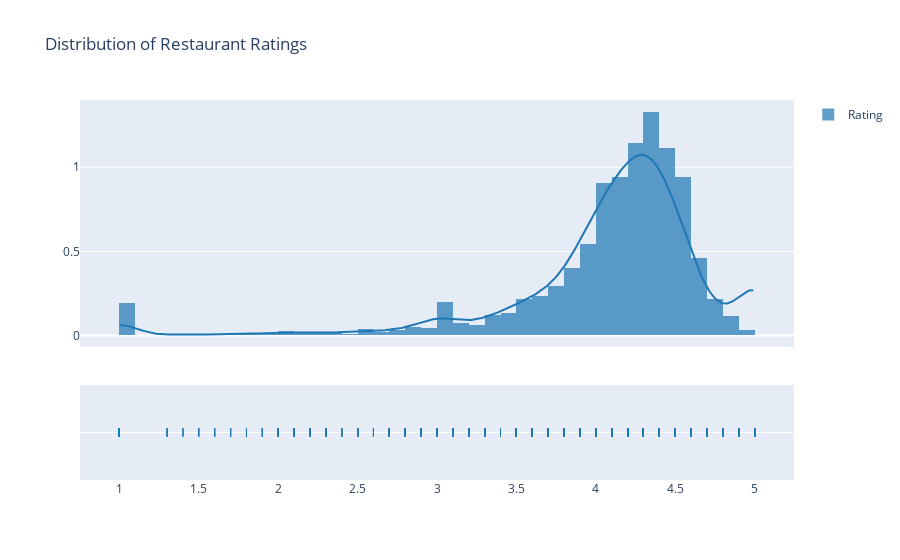

The code cell stored with this chart in its notebook:
### Markdown cell above
Distribution of restaurant ratings, cost and votes in India

### Code cell
fig = ff.create_distplot([df.Rating],['Rating'],bin_size = 0.1)
fig.update_layout(title_text = 'Distribution of Restaurant Ratings')

### Figure 1 — Plotly figure (JSON) as saved in the notebook; plotly's stock layout.template omitted (floating-point values rounded to 4 significant figures; data arrays with more than 128 entries replaced by an {"elided": "..."} marker saying what was removed)
{"data": [{"autobinx": false, "histnorm": "probability density", "legendgroup": "Rating", "marker": {"color": "rgb(31, 119, 180)"}, "name": "Rating", "opacity": 0.7, "type": "histogram", "x": {"elided": "6591 float values"}, "xaxis": "x", "xbins": {"end": 5, "size": 0.1, "start": 1}, "yaxis": "y"}, {"legendgroup": "Rating", "marker": {"color": "rgb(31, 119, 180)"}, "mode": "lines", "name": "Rating", "showlegend": false, "type": "scatter", "x": {"elided": "500 float values"}, "xaxis": "x", "y": {"elided": "500 float values"}, "yaxis": "y"}, {"legendgroup": "Rating", "marker": {"color": "rgb(31, 119, 180)", "symbol": "line-ns-open"}, "mode": "markers", "name": "Rating", "showlegend": false, "type": "scatter", "x": {"elided": "6591 float values"}, "xaxis": "x", "y": {"elided": "6591 str values"}, "yaxis": "y2"}], "layout": {"barmode": "overlay", "hovermode": "closest", "legend": {"traceorder": "reversed"}, "title": {"text": "Distribution of Restaurant Ratings"}, "xaxis": {"anchor": "y2", "domain": [0, 1], "zeroline": false}, "yaxis": {"anchor": "free", "domain": [0.35, 1], "position": 0}, "yaxis2": {"anchor": "x", "domain": [0, 0.25], "dtick": 1, "showticklabels": false}}}
